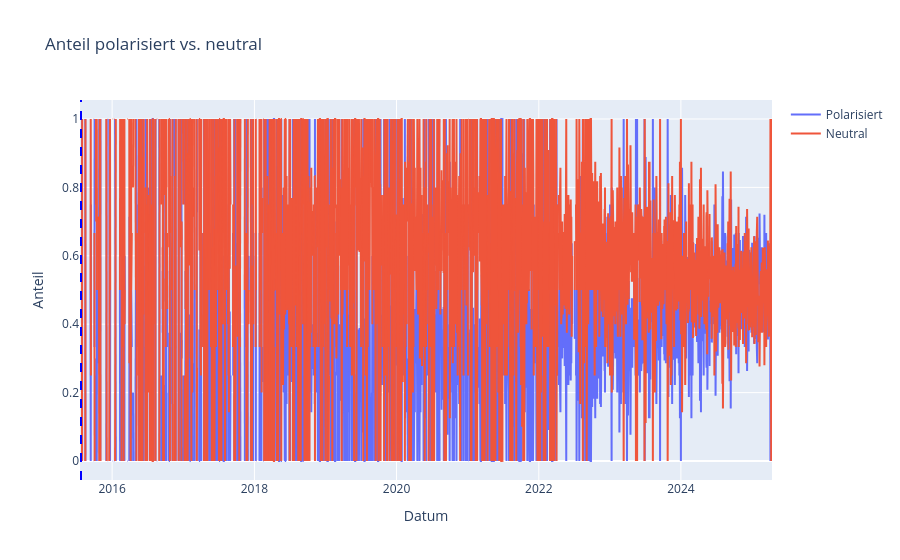

Notebook source saved alongside this figure:
### Code cell
# Plot 3: Polarisiert vs Neutral
fig3 = go.Figure()
fig3.add_trace(go.Scatter(x=final_daily_df["date"], y=final_daily_df['polarized'], name='Polarisiert', mode='lines'))
fig3.add_trace(go.Scatter(x=final_daily_df["date"], y=final_daily_df['not_polarized'], name='Neutral', mode='lines'))

fig3.update_layout(title="Anteil polarisiert vs. neutral", xaxis_title="Datum", yaxis_title="Anteil")

# Apply change point detection for polarization trends
polarization_data = final_daily_df[["polarized", "not_polarized"]].values

# Use ruptures for change point detection
model = rpt.Binseg(model="l2")  # Binary segmentation with rbm norm
n_bkps = 2  # Number of breakpoints to detect
breakpoints = model.fit_predict(polarization_data, n_bkps=n_bkps)

# Add vertical lines for detected breakpoints
for bkp in breakpoints[:-1]:  # Exclude the last breakpoint (end of data)
    fig3.add_vline(x=final_daily_df["date"].iloc[bkp], line=dict(color="blue", dash="dash"), name="Breakpoint")

#print breakpoints
print("Detected breakpoints for polarization trends:", breakpoints)
print("Breakpoints as dates:", final_daily_df['date'].iloc[breakpoints[:-1]].tolist())

fig3.show()

### Figure 1 — Plotly figure (JSON) as saved in the notebook; plotly's stock layout.template omitted (floating-point values rounded to 4 significant figures; data arrays with more than 128 entries replaced by an {"elided": "..."} marker saying what was removed)
{"data": [{"mode": "lines", "name": "Polarisiert", "type": "scatter", "x": {"elided": "3556 str values"}, "y": {"elided": "3556 float values"}}, {"mode": "lines", "name": "Neutral", "type": "scatter", "x": {"elided": "3556 str values"}, "y": {"elided": "3556 float values"}}], "layout": {"shapes": [{"line": {"color": "blue", "dash": "dash"}, "name": "Breakpoint", "type": "line", "x0": "2015-07-25T00:00:00", "x1": "2015-07-25T00:00:00", "xref": "x", "y0": 0, "y1": 1, "yref": "y domain"}], "title": {"text": "Anteil polarisiert vs. neutral"}, "xaxis": {"title": {"text": "Datum"}}, "yaxis": {"title": {"text": "Anteil"}}}}
